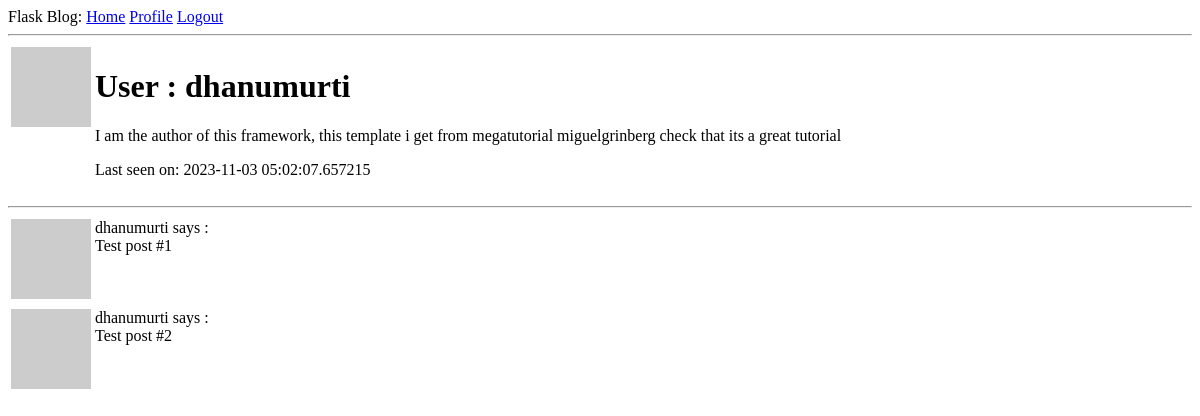
Before: /user/dhanumurti (signed in) with the older database file.
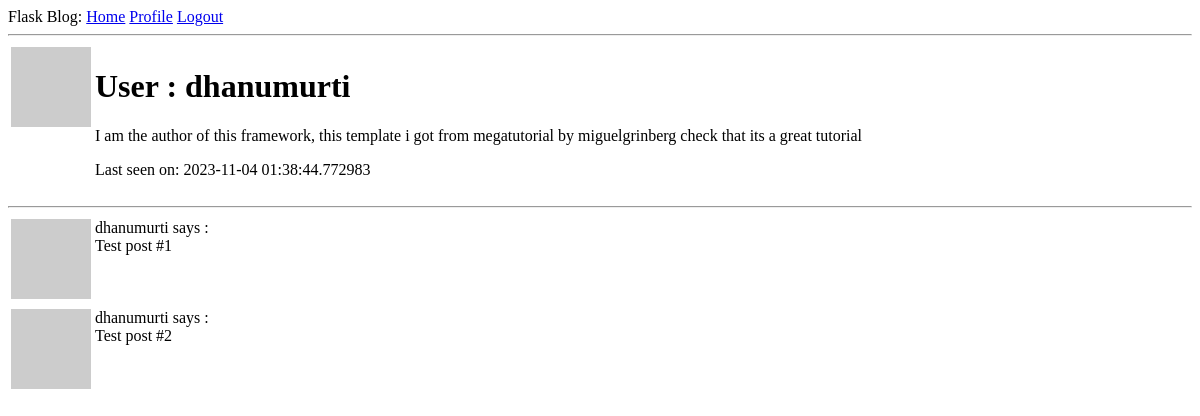
After: the same page with the newer database file.
### app/models.py (models this page shows, shortened)
class User(UserMixin, db.Model):
    id = db.Column(db.Integer, primary_key=True)
    username = db.Column(db.String(64), index=True, unique=True)
    email = db.Column(db.String(120), index=True, unique=True)
    password_hash = db.Column(db.String(128))
    posts = db.relationship('Post', backref='author', lazy='dynamic')
    about_me = db.Column(db.String(140))
    last_seen = db.Column(db.DateTime, default=datetime.utcnow)
    def avatar(self, size):
        digest = md5(self.email.lower().encode('utf-8')).hexdigest()
        return 'https://www.gravatar.com/avatar/{}?d=robohash&s{}'.format(digest, size)

### app/routes.py (the view)
@app.route('/user/<username>')
@login_required
def user(username):
    user = User.query.filter_by(username=username).first_or_404()
    posts = [
        {'author': user, 'body': 'Test post #1'},
        {'author': user, 'body': 'Test post #2'}
    ]
    return render_template('user.html', user=user, posts=posts)

### app/models.py (called while the page is built)
@login.user_loader
def load_user(id):
    return User.query.get(int(id))

### app/routes.py (called while the page is built)
@app.before_request
def before_request():
    if current_user.is_authenticated:
        current_user.last_seen = datetime.utcnow()
        db.session.commit()

### app/templates/user.html (shortened to what this page needs)
{% extends "base.html" %}
{% block content %}
<table>
    <tr valign="top">
        <td><img src="{{ user.avatar(128) }}"</td>
        <td>
            <h1>User : {{ user.username }}</h1>
            {% if user.about_me %}
                <p>{{ user.about_me }}</p>
            {% endif %}
            {% if user.last_seen %}
                <p>Last seen on: {{ user.last_seen }}</p>
            {% endif %}
        </td>
    </tr>
</table>
<hr>
    {% for post in posts %}
        {% include '_post.html' %}
    {% endfor %}
{% endblock %}

### app/templates/base.html (shortened to what this page needs)
<!DOCTYPE html>
<html>
    <head>
    </head>
    <body>
        <div>Flask Blog:
            <a href="{{ url_for('index') }}">Home</a>
            {% if current_user.is_anonymous %}
            <a href="{{ url_for('login') }}">Login</a>
            <a href="{{ url_for('register')}}"> | Register!</a>
            {% else %}
            <a href="{{ url_for('user', username=current_user.username) }}">Profile</a>
            <a href="{{ url_for('logout') }}">Logout</a>
            {% endif %}
        </div>
        <hr>
        {% block content %} {% endblock %}
    </body>
</html>

### app/templates/_post.html
<table>
    <tr valign="top">
        <td><img src="{{ post.author.avatar(36) }}"</td>
        <td>{{ post.author.username }} says :<br>{{ post.body }}</td>
    </tr>
</table>

Changed rows visible on the page:
changed User "dhanumurti": about_me "I am the author of this framework, this template i get from megatutorial miguelgrinberg check that its a great tutorial" → "I am the author of this framework, this template i got from megatutorial by miguelgrinberg check that its a great tutorial"; last_seen "2023-11-03 05:02:07.657215" → "2023-11-04 01:38:44.772983"
